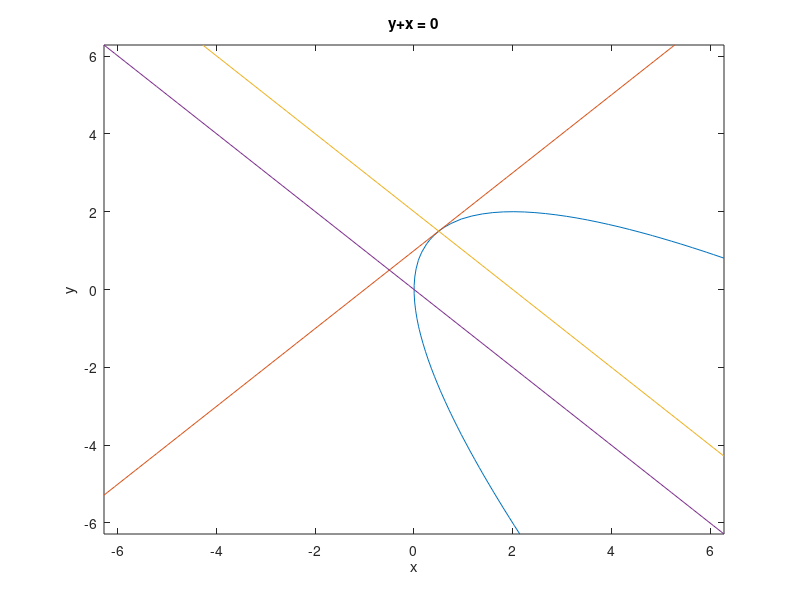

The MATLAB script that drew this image:
ezplot('(x+y)^2-8*x')
%ezplot('x-y-2')
hold on
%ezplot('-x+y')
%hold on
%ezplot('8*x-(x+y)^2')
%hold on
ezplot("x-y+1")
%ezplot("y-1")
hold on
ezplot("y+x-2")
hold on
ezplot("y+x")
hold on
